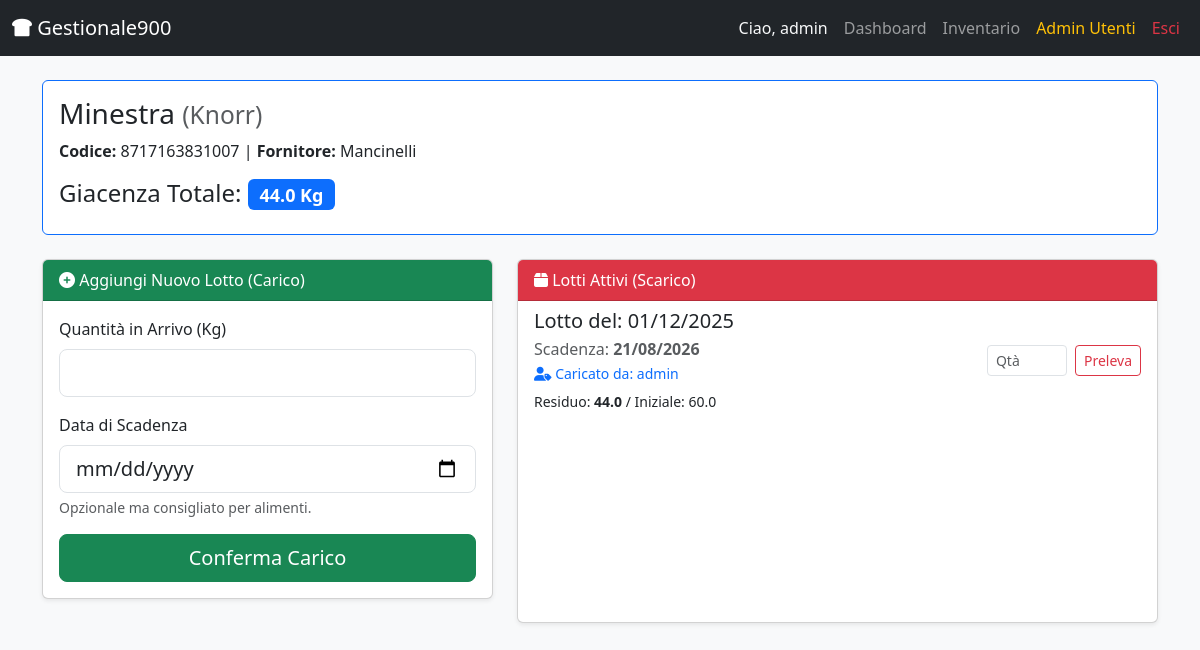
Page /product/2 (signed in) on the committed database.
### app.py (models this page shows)
class User(UserMixin, db.Model):
    id = db.Column(db.Integer, primary_key=True)
    username = db.Column(db.String(100), unique=True, nullable=False) # Username univoco
    password_hash = db.Column(db.String(200), nullable=False)         # Password criptata (non salviamo mai in chiaro)
    role = db.Column(db.String(20), default='user')                   # Ruolo: 'admin' può fare tutto, 'user' solo caricare/scaricare

class Product(db.Model):
    id = db.Column(db.Integer, primary_key=True)
    barcode = db.Column(db.String(50), unique=True, nullable=False)   # Codice a barre univoco
    name = db.Column(db.String(100), nullable=False)                  # Nome prodotto
    brand = db.Column(db.String(100))                                 # Marca
    supplier = db.Column(db.String(100))                              # Fornitore
    unit_measure = db.Column(db.String(20))                           # Unità (Kg, L, Pz)
    unit_price = db.Column(db.Float, default=0.0)                     # Prezzo unitario
    batches = db.relationship('Batch', backref='product', lazy=True, cascade="all, delete-orphan")
    @property
    def total_quantity(self):
        return sum(b.quantity_current for b in self.batches)

class Batch(db.Model):
    id = db.Column(db.Integer, primary_key=True)
    product_id = db.Column(db.Integer, db.ForeignKey('product.id'), nullable=False) # Collegamento al prodotto
    quantity_initial = db.Column(db.Float, nullable=False)            # Quanto ne è arrivato all'inizio
    quantity_current = db.Column(db.Float, nullable=False)            # Quanto ne rimane ora (cala quando scarichiamo)
    entry_date = db.Column(db.DateTime, default=datetime.utcnow)      # Data di arrivo (automatica)
    expiry_date = db.Column(db.Date, nullable=True)                   # Data di scadenza
    created_by = db.Column(db.String(100))                            # Chi ha caricato questo lotto

### app.py (the view)
@app.route('/product/<int:id>', methods=['GET', 'POST'])
@login_required
def product_detail(id):
    product = Product.query.get_or_404(id)
    batches = Batch.query.filter_by(product_id=id).filter(Batch.quantity_current > 0).order_by(Batch.expiry_date.asc()).all()
    return render_template('product_detail.html', product=product, batches=batches)

### app.py (called while the page is built)
@login_manager.user_loader
def load_user(user_id):
    return User.query.get(int(user_id))

### templates/product_detail.html
{% extends "base.html" %}
{% block content %}
<div class="row mb-4">
    <div class="col-md-12">
        <div class="card border-primary">
            <div class="card-body">
                <h3 class="card-title">{{ product.name }} <small class="text-muted">({{ product.brand }})</small></h3>
                <p class="mb-1"><strong>Codice:</strong> {{ product.barcode }} | <strong>Fornitore:</strong> {{ product.supplier }}</p>
                <h4 class="mt-3">Giacenza Totale: <span class="badge bg-primary">{{ product.total_quantity }} {{ product.unit_measure }}</span></h4>
            </div>
        </div>
    </div>
</div>
<div class="row">
    <div class="col-md-5 mb-4">
        <div class="card shadow-sm h-100">
            <div class="card-header bg-success text-white">
                <i class="fas fa-plus-circle"></i> Aggiungi Nuovo Lotto (Carico)
            </div>
            <div class="card-body">
                <form action="{{ url_for('add_batch', product_id=product.id) }}" method="POST">
                    <div class="mb-3">
                        <label class="form-label">Quantità in Arrivo ({{ product.unit_measure }})</label>
                        <input type="number" step="0.1" name="quantity" class="form-control form-control-lg" required>
                    </div>
                    <div class="mb-3">
                        <label class="form-label">Data di Scadenza</label>
                        <input type="date" name="expiry_date" class="form-control form-control-lg">
                        <div class="form-text">Opzionale ma consigliato per alimenti.</div>
                    </div>
                    <button type="submit" class="btn btn-success w-100 btn-lg">Conferma Carico</button>
                </form>
            </div>
        </div>
    </div>
    <div class="col-md-7">
        <div class="card shadow-sm h-100">
            <div class="card-header bg-danger text-white">
                <i class="fas fa-box"></i> Lotti Attivi (Scarico)
            </div>
            <div class="card-body p-0">
                <div class="list-group list-group-flush">
                    {% for batch in batches %}
                    <div class="list-group-item">
                        <div class="d-flex w-100 justify-content-between align-items-center">
                            <div>
                                <h5 class="mb-1">Lotto del: {{ batch.entry_date.strftime('%d/%m/%Y') }}</h5>
                                <p class="mb-1 text-muted">
                                    Scadenza:
                                    {% if batch.expiry_date %}
                                        <strong class="{{ 'text-danger' if batch.expiry_date < batch.entry_date.date() else '' }}">
                                            {{ batch.expiry_date.strftime('%d/%m/%Y') }}
                                        </strong>
                                    {% else %}
                                        N/A
                                    {% endif %}
                                    <br>
                                    <small class="text-primary"><i class="fas fa-user-tag"></i> Caricato da: {{ batch.created_by if batch.created_by else 'N/D' }}</small>
                                </p>
                                <small>Residuo: <strong>{{ batch.quantity_current }}</strong> / Iniziale: {{ batch.quantity_initial }}</small>
                            </div>
                            <form action="{{ url_for('use_batch', batch_id=batch.id) }}" method="POST" class="d-flex align-items-end">
                                <div class="me-2">
                                    <input type="number" step="0.1" name="quantity_use" class="form-control form-control-sm" style="width: 80px;" placeholder="Qtà" required>
                                </div>
                                <button type="submit" class="btn btn-outline-danger btn-sm">Preleva</button>
                            </form>
                        </div>
                    </div>
                    {% else %}
                    <div class="p-4 text-center text-muted">Nessun lotto attivo per questo prodotto.</div>
                    {% endfor %}
                </div>
            </div>
        </div>
    </div>
</div>
{% endblock %}

### templates/base.html (shortened to what this page needs)
<!DOCTYPE html>
<html lang="it">
<head>
    <link href="https://cdn.jsdelivr.net/npm/bootstrap@5.3.0/dist/css/bootstrap.min.css" rel="stylesheet">
    <link rel="stylesheet" href="https://cdnjs.cloudflare.com/ajax/libs/font-awesome/6.0.0/css/all.min.css">
    <link rel="stylesheet" href="{{ url_for('static', filename='css/style.css') }}">
</head>
<body class="bg-light">
    <nav class="navbar navbar-expand-lg navbar-dark bg-dark mb-4">
        <div class="container-fluid">
            <a class="navbar-brand" href="{{ url_for('dashboard') }}"><i class="fas fa-bread-slice"></i> Gestionale900</a>
            {% if current_user.is_authenticated %}
            <div class="collapse navbar-collapse" id="navbarNav">
                <ul class="navbar-nav ms-auto">
                    <li class="nav-item">
                        <span class="nav-link text-light">Ciao, {{ current_user.username }}</span>
                    </li>
                    <li class="nav-item"><a class="nav-link" href="{{ url_for('dashboard') }}">Dashboard</a></li>
                    <li class="nav-item"><a class="nav-link" href="{{ url_for('inventory') }}">Inventario</a></li>
                    {% if current_user.role == 'admin' %}
                    <li class="nav-item"><a class="nav-link text-warning" href="{{ url_for('admin_users') }}">Admin Utenti</a></li>
                    {% endif %}
                    <li class="nav-item"><a class="nav-link text-danger" href="{{ url_for('logout') }}">Esci</a></li>
                </ul>
            </div>
            {% endif %}
        </div>
    </nav>
    <div class="container">
        {% block content %}{% endblock %}
    </div>
</body>
</html>

### static/css/style.css (style rules this page uses)
body { font-family: 'Segoe UI', Tahoma, Geneva, Verdana, sans-serif; background-color: #f8f9fa; }

### rows in the picture
User: username "admin"
Product: name "Minestra", brand "Knorr", barcode "8717163831007", supplier "Mancinelli", unit_measure "Kg"
Batch: total_quantity "44.0", entry_date "01/12/2025", expiry_date "21/08/2026", created_by "admin", quantity_current "44.0", quantity_initial "60.0"
